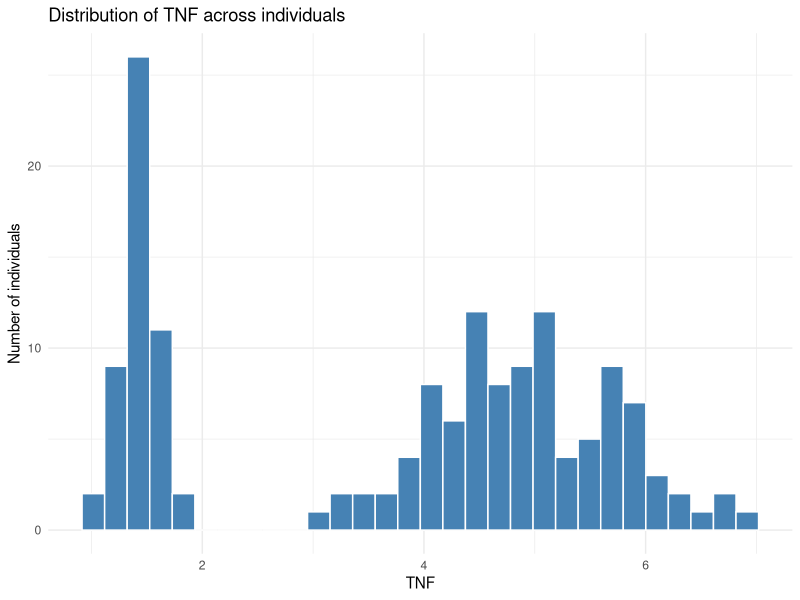
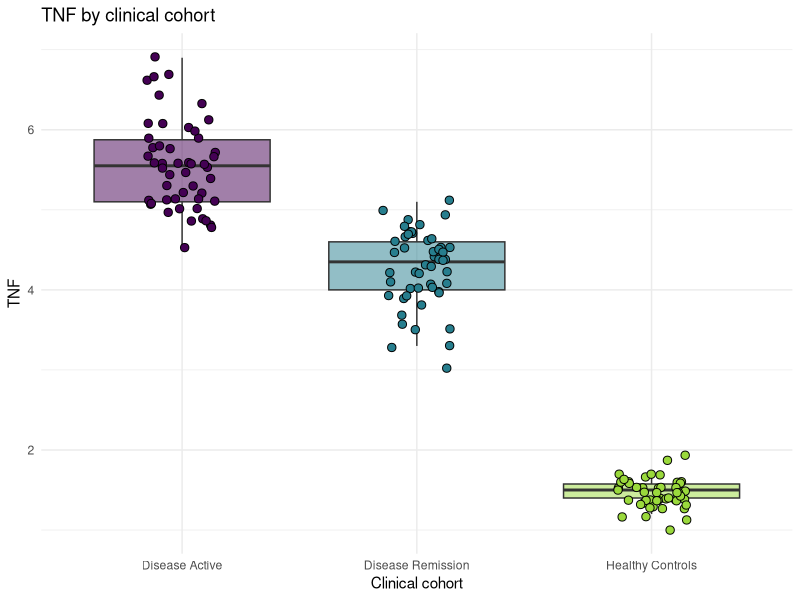
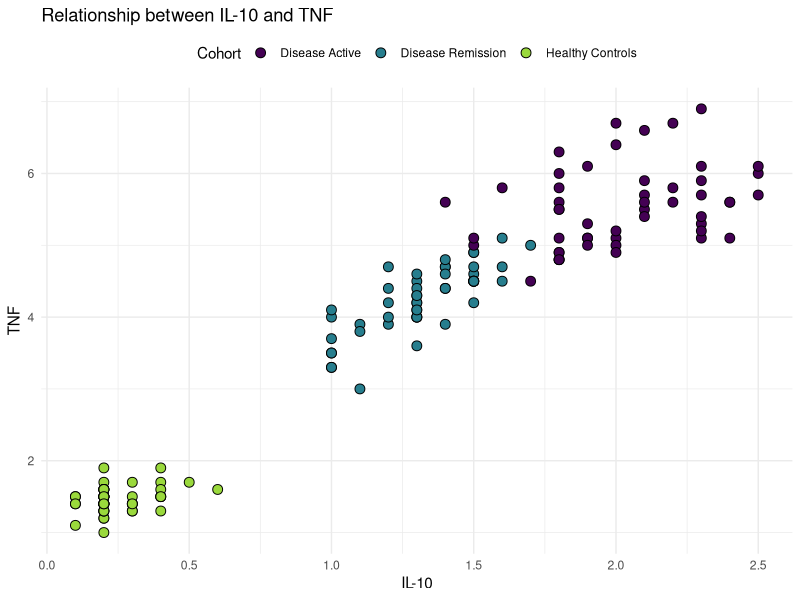
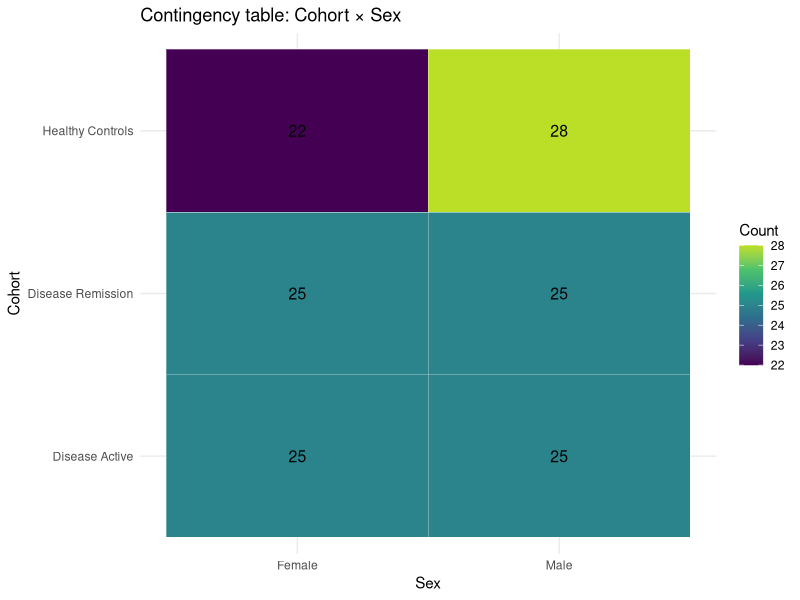
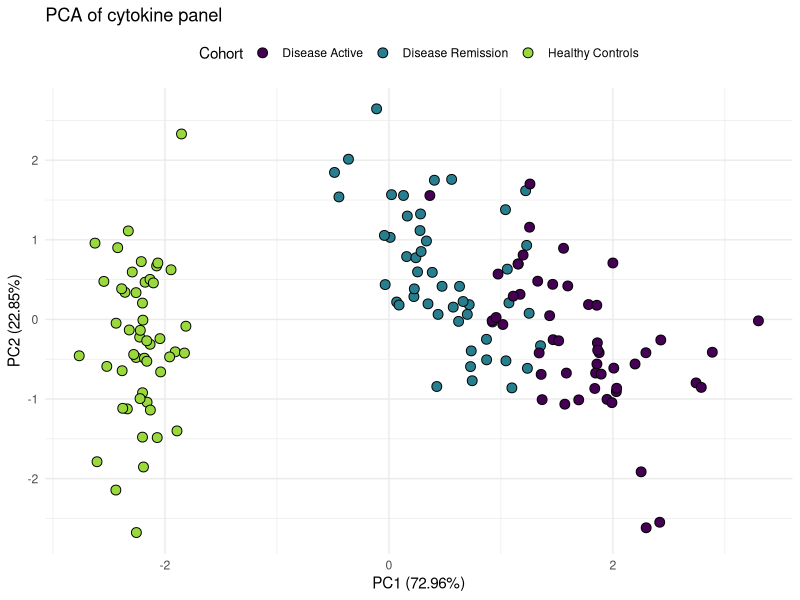
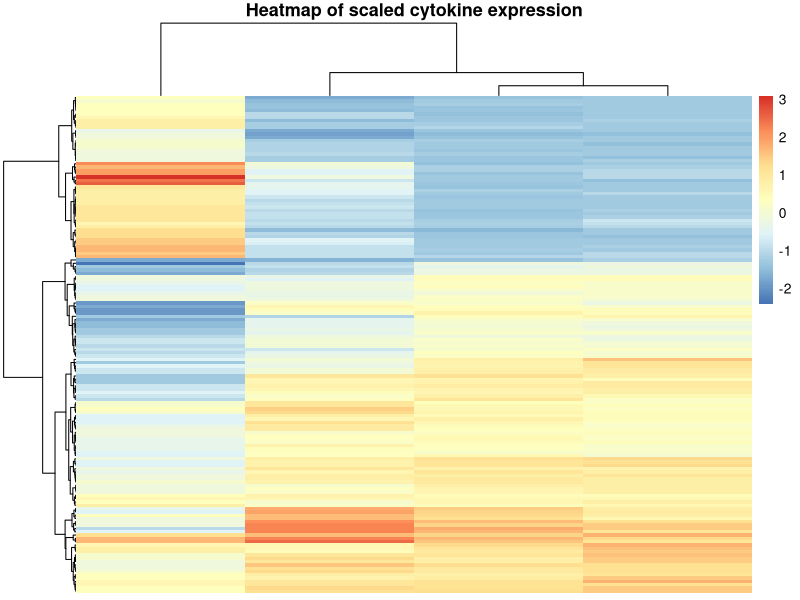
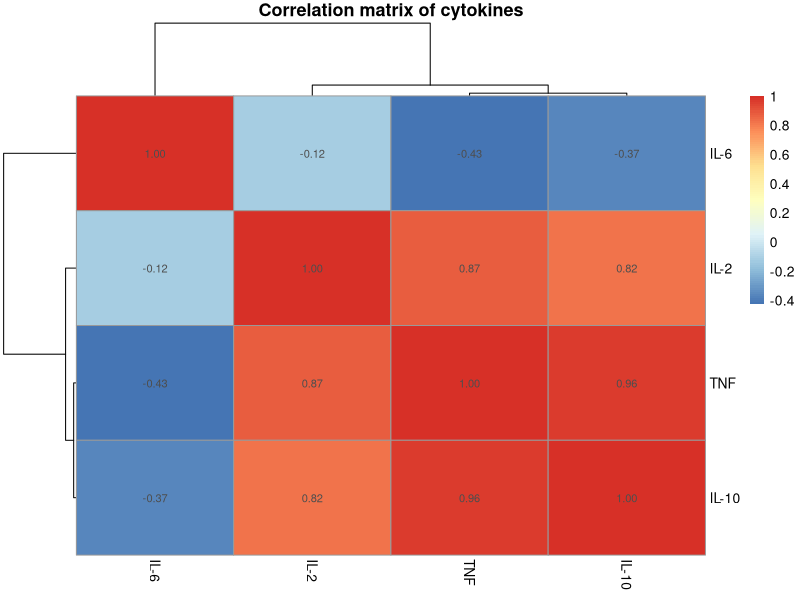
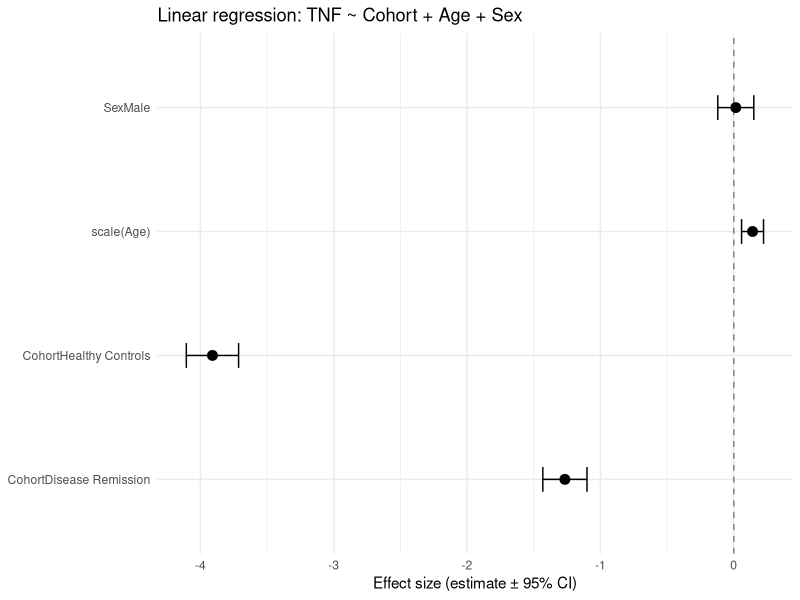

The R source for these figures, in order:
## ---- chunk 1
library(tidyverse)
library(readxl)
library(pheatmap)
library(broom)
library(viridis)
## ---- chunk 2
data <- read_excel("sample_cytokine_data.xlsx")

# Take a quick look
head(data)
str(data)
## ---- chunk 3
data <- data %>%
  mutate(
    Cohort = factor(Cohort),
    Sex    = factor(Sex)
  )

levels(data$Cohort)
levels(data$Sex)
## ---- chunk 4
ages <- c(53.8, 59.8, 79.2, 46.7)

ages
length(ages)
mean(ages)
summary(ages)
## ---- chunk 5
mini_df <- tibble(
  Age    = ages,
  Cohort = c("Remission", "Active", "Remission", "Remission")
)

mini_df
str(mini_df)
## ---- chunk 6
ggplot(data, aes(x = TNF)) +
  geom_histogram(
    bins = 30,
    colour = "white",
    fill   = "steelblue"
  ) +
  labs(
    x = "TNF",
    y = "Number of individuals",
    title = "Distribution of TNF across individuals"
  ) +
  theme_minimal()
## ---- chunk 7
ggplot(data, aes(x = Cohort, y = TNF, fill = Cohort)) +
  geom_boxplot(outlier.shape = NA, alpha = 0.5) +
  geom_point(
    size = 2.5,
    shape = 21,
    colour = "black",
    position = position_jitter(width = 0.15)
  ) +
  scale_fill_viridis_d(end = 0.85) +
  labs(
    x = "Clinical cohort",
    y = "TNF",
    title = "TNF by clinical cohort"
  ) +
  theme_minimal() +
  theme(legend.position = "none")
## ---- chunk 8
ggplot(data, aes(x = `IL-10`, y = TNF, fill = Cohort)) +
  geom_point(size = 3, shape = 21, colour = "black") +
  scale_fill_viridis_d(end = 0.85) +
  labs(
    x = "IL-10",
    y = "TNF",
    title = "Relationship between IL-10 and TNF"
  ) +
  theme_minimal() +
  theme(legend.position = "top")
## ---- chunk 9
ct <- data %>%
  count(Cohort, Sex)

ct

ggplot(ct, aes(x = Sex, y = Cohort, fill = n)) +
  geom_tile(colour = "white") +
  geom_text(aes(label = n), size = 4) +
  scale_fill_viridis_c(end = 0.9, name = "Count") +
  labs(
    x = "Sex",
    y = "Cohort",
    title = "Contingency table: Cohort × Sex"
  ) +
  theme_minimal()
## ---- chunk 10
cytokines <- c("IL-2", "IL-6", "TNF", "IL-10")

pca <- prcomp(
  data %>% select(all_of(cytokines)),
  center = TRUE,
  scale. = TRUE
)

summary(pca)
## ---- chunk 11
var_expl <- round((pca$sdev^2 / sum(pca$sdev^2)) * 100, 2)
var_expl
## ---- chunk 12
pca_df <- as.data.frame(pca$x) %>%
  mutate(Cohort = data$Cohort)

ggplot(pca_df, aes(PC1, PC2, fill = Cohort)) +
  geom_point(size = 3, shape = 21, colour = "black") +
  scale_fill_viridis_d(end = 0.85) +
  labs(
    x = paste0("PC1 (", var_expl[1], "%)"),
    y = paste0("PC2 (", var_expl[2], "%)"),
    title = "PCA of cytokine panel"
  ) +
  theme_minimal() +
  theme(legend.position = "top")
## ---- chunk 13
cyto_mat <- data %>%
  select(all_of(cytokines)) %>%
  as.matrix() %>%
  scale()  # scale each cytokine to mean 0, sd 1

pheatmap(
  cyto_mat,
  show_colnames = FALSE,
  clustering_method = "ward.D2",
  main = "Heatmap of scaled cytokine expression"
)
## ---- chunk 14
cor_mat <- data %>%
  select(all_of(cytokines)) %>%
  cor(use = "pairwise.complete.obs")

cor_mat

pheatmap(
  cor_mat,
  display_numbers = TRUE,
  main = "Correlation matrix of cytokines"
)
## ---- chunk 15
lm_model <- lm(TNF ~ Cohort + scale(Age) + Sex, data = data)

summary(lm_model)
## ---- chunk 16
lm_tidy <- tidy(lm_model, conf.int = TRUE) %>%
  filter(term != "(Intercept)")

lm_tidy

ggplot(lm_tidy, aes(x = estimate, y = term)) +
  geom_vline(xintercept = 0, linetype = "dashed", colour = "grey50") +
  geom_point(size = 3) +
  geom_errorbarh(aes(xmin = conf.low, xmax = conf.high), height = 0.2) +
  theme_minimal() +
  labs(
    x = "Effect size (estimate ± 95% CI)",
    y = NULL,
    title = "Linear regression: TNF ~ Cohort + Age + Sex"
  )
## ---- chunk 17
ggplot(data, aes(x = Age, y = TNF, fill = Cohort)) +
  geom_point(size = 3, shape = 21, colour = "black") +
  geom_smooth(
    method = "lm",
    se = FALSE,
    linetype = "dashed",
    aes(group = Cohort, colour = Cohort)
  ) +
  scale_fill_viridis_d(end = 0.85) +
  scale_colour_viridis_d(end = 0.85, guide = "none") +
  labs(
    x = "Age (years)",
    y = "TNF",
    title = "Association between age and TNF by cohort"
  ) +
  theme_minimal() +
  theme(legend.position = "top")
